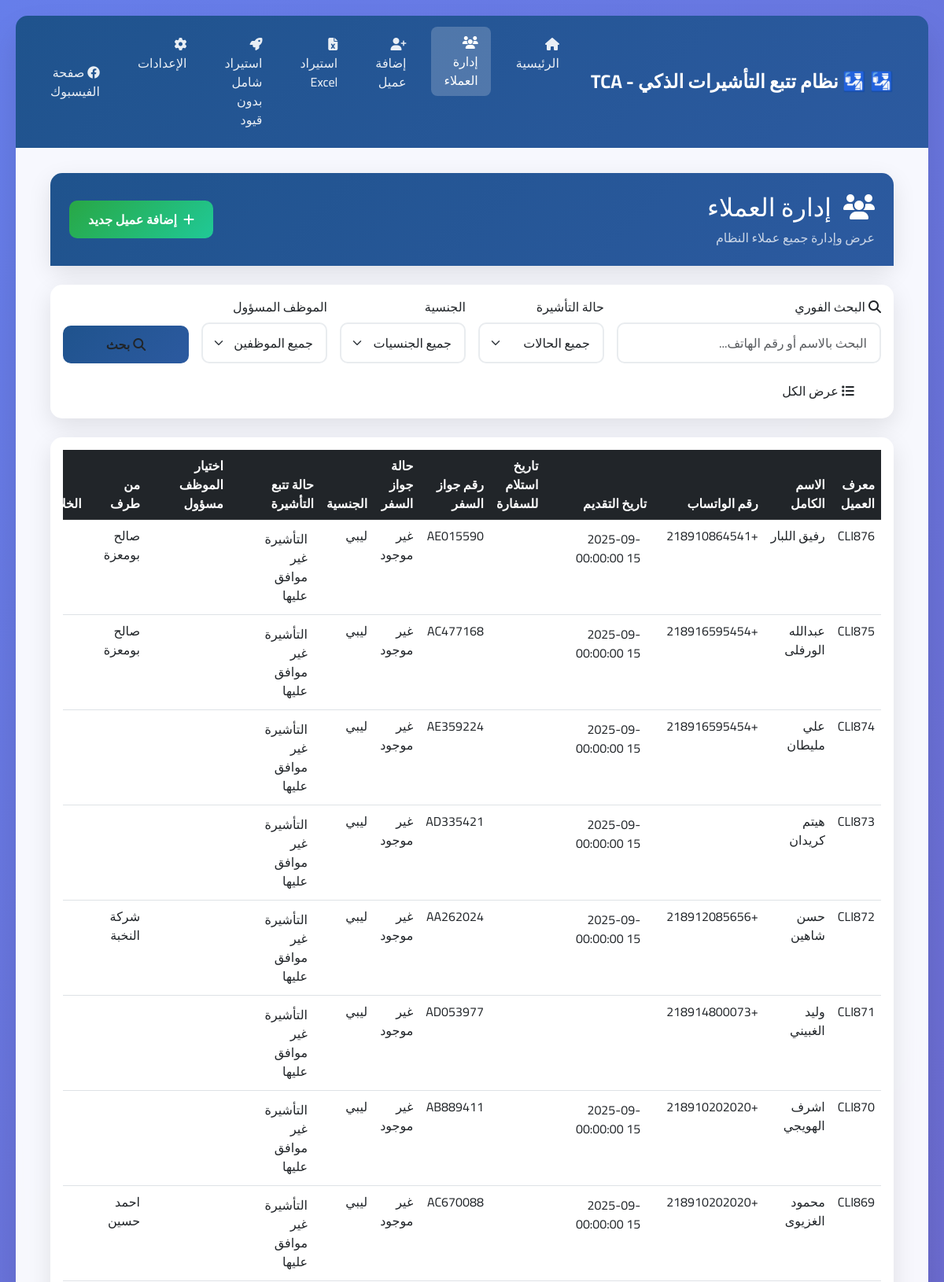
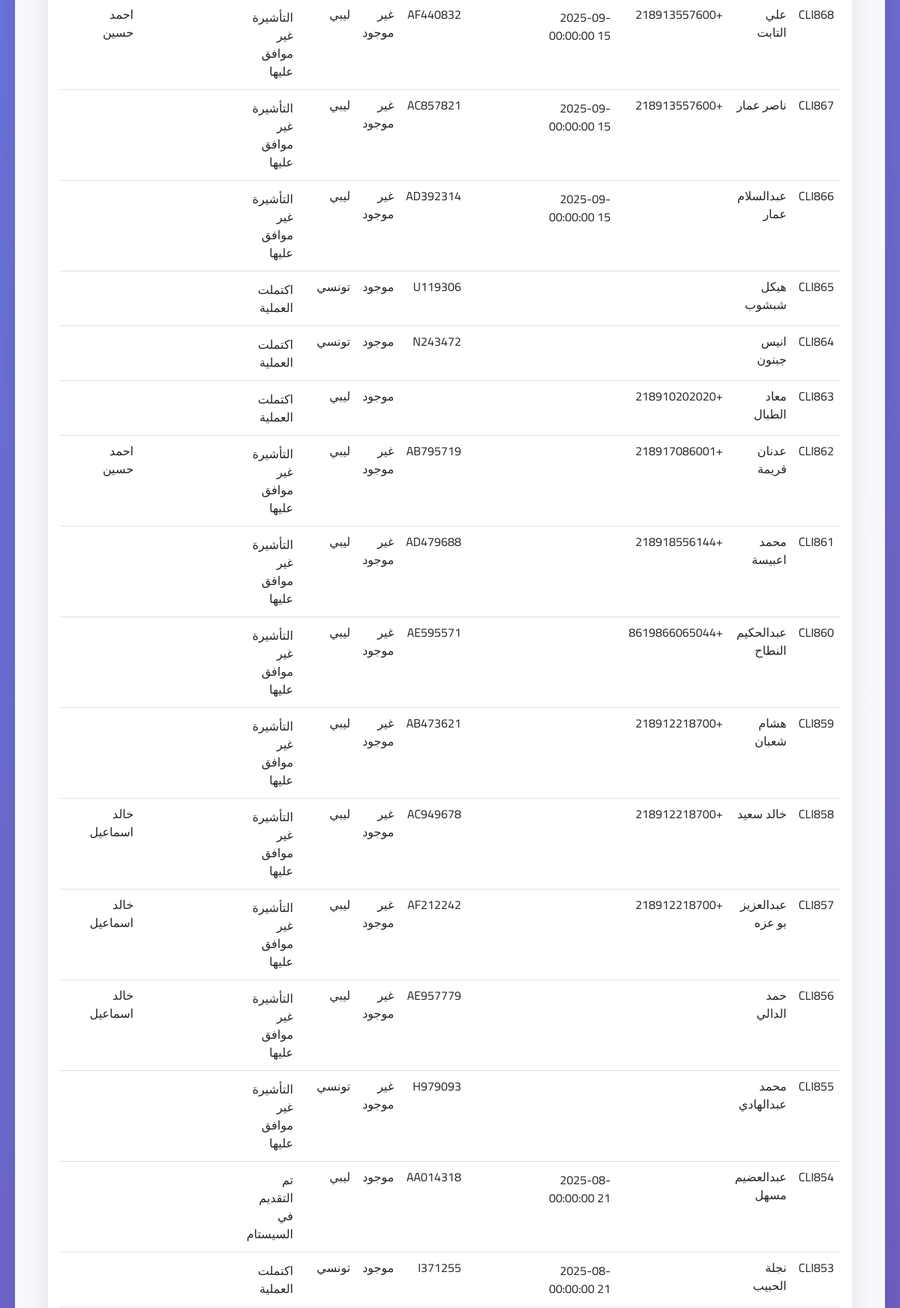
Page /clients?page=3&per_page=50&search=&status=&nationality=&employee= (upper part) on the committed database (2 pictures, top to bottom).
### tables this page shows
CREATE TABLE clients (
        id INTEGER PRIMARY KEY AUTOINCREMENT,
        client_id TEXT UNIQUE,
        full_name TEXT,
        whatsapp_number TEXT,
        whatsapp_number_clean TEXT,
        application_date TEXT,
        transaction_date TEXT,
        passport_number TEXT,
        passport_status TEXT,
        passport_status_normalized TEXT,
        nationality TEXT,
        visa_status TEXT,
        visa_status_normalized TEXT,
        processed_by TEXT,
        summary TEXT,
        notes TEXT,
        responsible_employee TEXT,
        
        -- Nouvelles colonnes pour supporter tous les formats
        original_row_number INTEGER,
        import_timestamp TEXT,
        is_duplicate BOOLEAN DEFAULT 0,
        has_empty_fields BOOLEAN DEFAULT 0,
        has_errors BOOLEAN DEFAULT 0,
        original_data TEXT,  -- JSON des données originales
        
        -- Colonnes supplémentaires du fichier Excel
        excel_col_0 TEXT,
        excel_col_1 TEXT,
        excel_col_2 TEXT,
        excel_col_3 TEXT,
        excel_col_4 TEXT,
        excel_col_5 TEXT,
        excel_col_6 TEXT,
        excel_col_7 TEXT,
        excel_col_8 TEXT,
        excel_col_9 TEXT,
        excel_col_10 TEXT,
        excel_col_11 TEXT,
        excel_col_12 TEXT,
        
        created_at TIMESTAMP DEFAULT CURRENT_TIMESTAMP,
        updated_at TIMESTAMP DEFAULT CURRENT_TIMESTAMP
    , auto_generated_id BOOLEAN DEFAULT FALSE, empty_name_accepted BOOLEAN DEFAULT FALSE, extra_data TEXT);

### app.py (the view)
@app.route('/clients')
def clients_list():
    try:
        page = int(request.args.get('page', 1))
        per_page_param = request.args.get('per_page', '50')  # Réduit de 100 à 50
        if per_page_param == 'all':
            per_page = 10000  # Nombre très élevé pour afficher tous les clients
        else:
            per_page = int(per_page_param)
        search_term = request.args.get('search', '')
        status_filter = request.args.get('status', '')
        nationality_filter = request.args.get('nationality', '')
        employee_filter = request.args.get('employee', '')
        filters = {}
        if search_term:
            filters['search'] = search_term
        if status_filter and status_filter in Client.VISA_STATUS_OPTIONS:
            filters['visa_status'] = status_filter
        if nationality_filter and nationality_filter in Client.NATIONALITY_OPTIONS:
            filters['nationality'] = nationality_filter
        if employee_filter and employee_filter in Client.EMPLOYEE_OPTIONS:
            filters['responsible_employee'] = employee_filter
        if filters:
            clients, total = client_controller.get_filtered_clients(filters, page, per_page)
        else:
            clients, total = client_controller.get_all_clients(page, per_page)
        total_pages = (total + per_page - 1) // per_page
        has_prev = page > 1
        has_next = page < total_pages
        pagination = {
            'page': page,
            'per_page': per_page,
            'total': total,
            'total_pages': total_pages,
            'has_prev': has_prev,
            'has_next': has_next,
            'prev_num': page - 1 if has_prev else None,
            'next_num': page + 1 if has_next else None
        }
        mapped_clients = clients
        print(f"DEBUG: Nombre de clients récupérés: {len(clients)}")
        print(f"DEBUG: Total: {total}")
        print(f"DEBUG: Premiers clients: {[c.get('client_id', 'N/A') for c in clients[:3]]}")
        return render_template('clients.html',
                             clients=mapped_clients,
                             pagination=pagination,
                             search_term=search_term,
                             status_filter=status_filter,
                             nationality_filter=nationality_filter,
                             employee_filter=employee_filter,
                             visa_statuses=Client.VISA_STATUS_OPTIONS,
                             nationalities=Client.NATIONALITY_OPTIONS,
                             employees=Client.EMPLOYEE_OPTIONS)
    except Exception as e:
        flash(f'خطأ في تحميل قائمة العملاء: {str(e)}', 'error')
        return render_template('clients.html', clients=[], pagination={'page': 1, 'total': 0, 'total_pages': 0})

### app.py (called while the page is built)
@app.context_processor
def inject_rtl_support():
    from datetime import datetime
    return {
        'rtl_support': True,
        'app_title': '🛂 نظام تتبع التأشيرات الذكي - TCA',
        'company_name': 'شركة تونس للاستشارات والخدمات',
        'facebook_link': 'https://www.facebook.com/share/1D4dHp2z74/?mibextid=wwXIfr',
        'current_datetime': datetime.now().strftime('%Y-%m-%d %H:%M')
    }

### src/controllers/client_controller.py (called while the page is built)
    def get_all_clients(self, page: int = 1, per_page: int = 50) -> tuple[List[Dict[str, Any]], int]:
        try:
            clients, total = self.db_manager.get_all_clients(page, per_page)
            return [dict(client) for client in clients], total
        except Exception as e:
            print(f"Erreur lors de la récupération des clients: {e}")
            return [], 0

### src/database/database_manager.py (called while the page is built)
    def get_connection(self):
        return sqlite3.connect(self.db_path)

    def get_all_clients(self, page: int = 1, per_page: int = 50) -> tuple[List[sqlite3.Row], int]:
        conn = self.get_connection()
        conn.row_factory = sqlite3.Row
        cursor = conn.cursor()
        try:
            cursor.execute('SELECT COUNT(*) FROM clients')
            total = cursor.fetchone()[0]
            offset = (page - 1) * per_page
            cursor.execute("""
                SELECT * FROM clients
                ORDER BY
                    CASE WHEN client_id IS NULL OR client_id = '' THEN 1 ELSE 0 END ASC,
                    client_id DESC
                LIMIT ? OFFSET ?
            """, (per_page, offset))
            clients = cursor.fetchall()
            return clients, total
        finally:
            conn.close()

### templates/clients.html (shortened to what this page needs)
{% extends "base.html" %}
{% block content %}
<div class="container-fluid">
 <div class="row mb-4">
 <div class="col-12">
  <div class="card card-modern">
  <div class="card-header-modern">
   <div class="row align-items-center">
   <div class="col">
    <h2 class="mb-0">
    <i class="fas fa-users me-2"></i> إدارة العملاء
    </h2>
    <p class="mb-0 mt-2 opacity-75">عرض وإدارة جميع عملاء النظام</p>
   </div>
   <div class="col-auto">
    <a href="{{ url_for('add_client') }}" class="btn btn-success-custom">
    <i class="fas fa-plus me-2"></i>إضافة عميل جديد
    </a>
   </div>
   </div>
  </div>
  </div>
 </div>
 </div>
 <div class="row mb-4">
 <div class="col-12">
  <div class="card card-modern">
  <div class="card-body">
   <form method="GET" action="{{ url_for('clients_list') }}" class="row g-3">
   <div class="col-lg-4 col-md-6">
    <label for="search" class="form-label">
    <i class="fas fa-search me-1"></i>البحث الفوري
    </label>
    <input type="text" class="form-control" id="search" name="search"
      value="{{ search_term }}" placeholder="البحث بالاسم أو رقم الهاتف...">
   </div>
   <div class="col-lg-2 col-md-6">
    <label for="status" class="form-label">حالة التأشيرة</label>
    <select class="form-select" id="status" name="status">
    <option value="">جميع الحالات</option>
    </select>
   </div>
   <div class="col-lg-2 col-md-6">
    <label for="nationality" class="form-label">الجنسية</label>
    <select class="form-select" id="nationality" name="nationality">
    <option value="">جميع الجنسيات</option>
    </select>
   </div>
   <div class="col-lg-2 col-md-6">
    <label for="employee" class="form-label">الموظف المسؤول</label>
    <select class="form-select" id="employee" name="employee">
    <option value="">جميع الموظفين</option>
    </select>
   </div>
   <div class="col-lg-2 col-md-6 d-flex align-items-end">
    <button type="submit" class="btn btn-primary-custom w-100">
    <i class="fas fa-search me-1"></i>بحث
    </button>
   </div>
   <div class="col-lg-2 col-md-6 d-flex align-items-end">
    <a href="{{ url_for('clients_list', per_page='all') }}" class="btn btn-info-custom w-100">
    <i class="fas fa-list me-1"></i>عرض الكل
    </a>
   </div>
   </form>
  </div>
  </div>
 </div>
 </div>
 <div class="row">
 <div class="col-12">
  <div class="card card-modern">
  <div class="card-body">
   {% if clients and clients|length > 0 %}
   <div class="table-responsive">
    <table class="table table-hover">
    <thead class="table-dark">
     <tr>
     <th>معرف العميل</th>
     <th>الاسم الكامل</th>
     <th>رقم الواتساب</th>
     <th>تاريخ التقديم</th>
     <th>تاريخ استلام للسفارة</th>
     <th>رقم جواز السفر</th>
     <th>حالة جواز السفر</th>
     <th>الجنسية</th>
     <th>حالة تتبع التأشيرة</th>
     <th>اختيار الموظف مسؤول</th>
     <th>من طرف</th>
     <th>الخلاصة</th>
     </tr>
    </thead>
    <tbody>
     {% for client in clients %}
     <tr>
     <td>{{ client.get('client_id', 'غير محدد') }}</td>
     <td>{{ client.get('full_name', 'غير محدد') }}</td>
     <td>{{ client.get('whatsapp_number', 'غير محدد') }}</td>
     <td>
      <div class="inline-edit-container" data-field="application_date" data-client-id="{{ client.get('client_id') }}">
      <div class="inline-edit-display">
       <span class="field-value">{{ client.get('application_date', 'غير محدد') }}</span>
      </div>
      </div>
     </td>
     <td>
      <div class="inline-edit-container" data-field="transaction_date" data-client-id="{{ client.get('client_id') }}">
      <div class="inline-edit-display">
      </div>
      </div>
     </td>
     <td>{{ client.get('passport_number', 'غير محدد') }}</td>
     <td>{{ client.get('passport_status', 'غير محدد') }}</td>
     <td>{{ client.get('nationality', 'غير محدد') }}</td>
     <td>
      <div class="inline-edit-container" data-field="visa_status" data-client-id="{{ client.get('client_id') }}">
      <div class="inline-edit-display">
       <span class="field-value">{{ client.get('visa_status', 'غير محدد') }}</span>
      </div>
      </div>
     </td>
     <td>
      <div class="inline-edit-container" data-field="responsible_employee" data-client-id="{{ client.get('client_id') }}">
      <div class="inline-edit-display">
      </div>
      </div>
     </td>
     <td>{{ client.get('processed_by', 'غير محدد') }}</td>
     <td>{{ client.get('summary', 'غير محدد') }}</td>
     </tr>
     {% endfor %}
    </tbody>
    </table>
   </div>
   {% else %}
   <div class="text-center py-5">
    <i class="fas fa-users fa-3x text-muted mb-3"></i>
    <h4 class="text-muted">لا توجد نتائج</h4>
    <p class="text-muted">لم يتم العثور على أي عملاء مطابقين للمعايير المحددة</p>
   </div>
   {% endif %}
  </div>
  </div>
  </div>
 </div>
</div>
{% endblock %}

### static/css/styles.fd3d584b206e4d6370ba.css (style rules this page uses)
:root { --primary-color:#1f538d;--secondary-color:#2c5aa0;--accent-color:#f8f9fa;--success-color:#28a745;--warning-color:#ffc107;--danger-color:#dc3545;--info-color:#17a2b8;--dark-color:#343a40;--light-color:#f8f9fa }
body { background:linear-gradient(135deg,#667eea,#764ba2);direction:rtl;font-family:Cairo,sans-serif;min-height:100vh }
.card-modern { background:#fff;border:none;border-radius:15px;box-shadow:0 10px 30px rgba(0,0,0,.1);transition:all .3s ease }
.card-header-modern { border-radius:15px 15px 0 0!important;color:#fff;padding:1.5rem }
.btn-primary-custom,.card-header-modern { background:linear-gradient(135deg,var(--primary-color) 0,var(--secondary-color) 100%);border:none }
.btn-primary-custom { border-radius:10px;font-weight:600;padding:.75rem 1.5rem;transition:all .3s ease }
.btn-success-custom { background:linear-gradient(135deg,var(--success-color) 0,#20c997 100%);border:none;border-radius:10px;color:#fff;font-weight:600;padding:.75rem 1.5rem;transition:all .3s ease }
.form-control,.form-select { border:2px solid #e9ecef;border-radius:10px;padding:.75rem 1rem;transition:all .3s ease }
.table-responsive { -webkit-overflow-scrolling:touch }
* { backface-visibility:hidden;transform:translateZ(0) }
.col-lg-4.col-md-6 { position:relative }
.inline-edit-container { cursor:pointer;position:relative;transition:all .2s ease }
.inline-edit-display { align-items:center;display:flex;justify-content:space-between;min-height:32px;padding:4px 8px }

### rows in the picture
clients: get "CLI876", get "رفيق اللبار", get "+218910864541", get "2025-09-15 00:00:00", get "AE015590", get "غير موجود", get "ليبي", get "التأشيرة غير موافق عليها", get "صالح بومعزة"
clients: get "CLI875", get "عبدالله الورفلى", get "+218916595454", get "2025-09-15 00:00:00", get "AC477168", get "غير موجود", get "ليبي", get "التأشيرة غير موافق عليها", get "صالح بومعزة"
clients: get "CLI874", get "علي مليطان", get "+218916595454", get "2025-09-15 00:00:00", get "AE359224", get "غير موجود", get "ليبي", get "التأشيرة غير موافق عليها"
clients: get "CLI873", get "هيتم كريدان", get "2025-09-15 00:00:00", get "AD335421", get "غير موجود", get "ليبي", get "التأشيرة غير موافق عليها"
clients: get "CLI872", get "حسن شاهين", get "+218912085656", get "2025-09-15 00:00:00", get "AA262024", get "غير موجود", get "ليبي", get "التأشيرة غير موافق عليها", get "شركة النخبة"
clients: get "CLI871", get "وليد الغبيني", get "+218914800073", get "AD053977", get "غير موجود", get "ليبي", get "التأشيرة غير موافق عليها"
clients: get "CLI870", get "اشرف الهويجي", get "+218910202020", get "2025-09-15 00:00:00", get "AB889411", get "غير موجود", get "ليبي", get "التأشيرة غير موافق عليها"
clients: get "CLI869", get "محمود الغزيوى", get "+218910202020", get "2025-09-15 00:00:00", get "AC670088", get "غير موجود", get "ليبي", get "التأشيرة غير موافق عليها", get "احمد حسين"
clients: get "CLI868", get "علي التابت", get "+218913557600", get "2025-09-15 00:00:00", get "AF440832", get "غير موجود", get "ليبي", get "التأشيرة غير موافق عليها", get "احمد حسين"
clients: get "CLI867", get "ناصر عمار", get "+218913557600", get "2025-09-15 00:00:00", get "AC857821", get "غير موجود", get "ليبي", get "التأشيرة غير موافق عليها"
clients: get "CLI866", get "عبدالسلام عمار", get "2025-09-15 00:00:00", get "AD392314", get "غير موجود", get "ليبي", get "التأشيرة غير موافق عليها"
clients: get "CLI865", get "هيكل شبشوب", get "U119306", get "موجود", get "تونسي", get "اكتملت العملية"
clients: get "CLI864", get "انيس جبنون", get "N243472", get "موجود", get "تونسي", get "اكتملت العملية"
clients: get "CLI863", get "معاد الطبال", get "+218910202020", get "موجود", get "ليبي", get "اكتملت العملية"
clients: get "CLI862", get "عدنان قريمة", get "+218917086001", get "AB795719", get "غير موجود", get "ليبي", get "التأشيرة غير موافق عليها", get "احمد حسين"
clients: get "CLI861", get "محمد اعبيسة", get "+218918556144", get "AD479688", get "غير موجود", get "ليبي", get "التأشيرة غير موافق عليها"
clients: get "CLI860", get "عبدالحكيم النطاح", get "+8619866065044", get "AE595571", get "غير موجود", get "ليبي", get "التأشيرة غير موافق عليها"
clients: get "CLI859", get "هشام شعبان", get "+218912218700", get "AB473621", get "غير موجود", get "ليبي", get "التأشيرة غير موافق عليها"
clients: get "CLI858", get "خالد سعيد", get "+218912218700", get "AC949678", get "غير موجود", get "ليبي", get "التأشيرة غير موافق عليها", get "خالد اسماعيل"
clients: get "CLI857", get "عبدالعزيز بو عزه", get "+218912218700", get "AF212242", get "غير موجود", get "ليبي", get "التأشيرة غير موافق عليها", get "خالد اسماعيل"
clients: get "CLI856", get "حمد الدالي", get "AE957779", get "غير موجود", get "ليبي", get "التأشيرة غير موافق عليها", get "خالد اسماعيل"
clients: get "CLI855", get "محمد عبدالهادي", get "H979093", get "غير موجود", get "تونسي", get "التأشيرة غير موافق عليها"
clients: get "CLI854", get "عبدالعضيم مسهل", get "2025-08-21 00:00:00", get "AA014318", get "موجود", get "ليبي", get "تم التقديم في السيستام"
clients: get "CLI853", get "نجلة الحبيب", get "2025-08-21 00:00:00", get "I371255", get "موجود", get "تونسي", get "اكتملت العملية"

### other values in the picture
{{ app_title }} "🛂 نظام تتبع التأشيرات الذكي - TCA"
